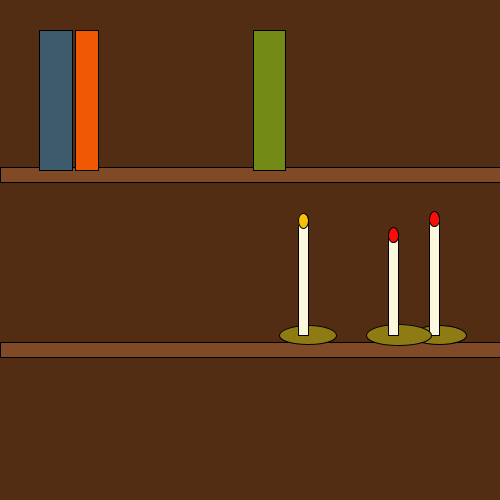
Frame 1 (no input)
Frame 60 (the mouse pressed at the canvas centre just before this capture): identical to frame 1, image omitted
Frame 120 (the mouse held since frame 60 and released just before this capture): identical to frame 1, image omitted

The Processing sketch that drew this single still picture (run headless with seeded random() and noise(); from frame 60 on, the mouse is pressed at the canvas centre):

// Processing sketch: processing_73072
// ── processing_73072.pde

/*
Assignment 3
Name: Jenny Mott
E-mail: jmott@brynmawr.edu
Course: CS 110-01
Submitted: 10/2/2012

so, i'm hoping that this will be books and candles -
very practical things to have near each other.
With any luck, i'll be able to make the candle burn blue when
you put the mouse over it, and the book disappear when you click it 
because the book doesn't want you to read it - that's why.

*/
//so this is what the book should look like
class Book {
  //Fields
 float x, y, v, n;
 float r, g, b;
  //Constructor
  Book (float xT, float yT, float vT, float nT) {
   x = xT;
   y = yT;
   v = vT;
   n = nT;
   r = random(255);
   g = random(225);
   b = random(225);
  }
  
  
  //Methods
  void drawBook(){
    fill(r,g,b);
    rectMode(CENTER);
    rect(x,y,v,n);
  }
  
  void changeColor () {
    fill(82,45,19);
    rectMode(CENTER);
    rect(x,y,v,n);
  }
  
}
//this is how the candles should be done
class Candle {
  //Feilds
  float d, w, h, l, m;
  float f;
  //Constructor
  Candle (float dT, float wT, float hT, float lT) {
   d = dT;
   w = wT;
   h = hT;
   l = lT;
   m = random (215,300);
   f = random (8,230);
  }
  //Methods
  void drawCandle () {
    fill(142,123,19);
    ellipse(d,335,w,h);
    fill(252,248,222);
    rectMode(CORNERS);
    rect(l,m,d,335); 
    fill(250,f,8);
    ellipse(l+5,m,10,15);
  }
  void changeFlame () {
    fill(31,219,255);
    ellipse(l+5,m,10,15);
  }
}

  float C1d = random (30,460);
  float C1w = random (25,150);
  float C1h = C1w/3;
  float C1l = C1d-10;
  float C2d = random (30,460);
  float C2w = random (25,150);
  float C2h = C2w/3;
  float C2l = C2d-10;
  float C3d = random (30,460);
  float C3w = random (25,150);
  float C3h = C3w/3;
  float C3l = C3d-10;
 
 float m = random (215,300);
 
  float B1x = random (50,450);
  float B1y = 100;
  float B1v = random(10,75);
  float B1n = 140;
  float B2x = random (50,450);
  float B2y = 100;
  float B2v = random(10,75);
  float B2n = 140;
  float B3x = random (50,450);
  float B3y = 100;
  float B3v = random(10,75);
  float B3n = 140;
  
Book Book1;
Book Book2;
Book Book3;

Candle Candle1;
Candle Candle2;
Candle Candle3;

//so let's draw some shelves.
void setup() {
  size(500,500);
  background(82,45,19);
  fill(129,74,38);
  rectMode(CENTER);
  rect(250,175,500,15);
  rect(250,350,500,15);

  Book1 = new Book (B1x, B1y, B1v, B1n);
  Book1.drawBook();
  Book2 = new Book (B2x, B2y, B2v, B2n);
  Book2.drawBook();
  Book3 = new Book (B3x, B3y, B3v, B3n);
  Book3.drawBook();
  Candle1 = new Candle (C1d, C1w, C1h, C1l);
  Candle1.drawCandle ();
  Candle2 = new Candle (C2d, C2w, C2h, C2l);
  Candle2.drawCandle ();
  Candle3 = new Candle (C3d, C3w, C3h, C3l);
  Candle3.drawCandle ();
  
}
//these are pretty stubborn candles - you've got to stick with it.  
void draw() {
if (mouseX>=C1l-20 && mouseX<=C1l+15 && mouseY>=m-15 && mouseY<=m+15) {
  Candle1.changeFlame ();
  }
if (mouseX>=C2l-20 && mouseX<=C2l+15 && mouseY>=m-15 && mouseY<=m+15) {
  Candle2.changeFlame ();
  }
if (mouseX>=C3l-20 && mouseX<=C3l+15 && mouseY>=m-15 && mouseY<=m+15) {
  Candle3.changeFlame ();
  }
}
//keep trying - it takes a few clicks around.
void mousePressed() {
  if (mouseX>B1x && mouseX<B1x+B1v && mouseY>B1y && mouseY<B1y+B1n) {
  Book1.changeColor();
  }
  if (mouseX>B2x && mouseX<B2x+B2v && mouseY>B2y && mouseY<B2y+B2n) {
  Book2.changeColor();
  }
  if (mouseX>B3x && mouseX<B3x+B3v && mouseY>B3y && mouseY<B3y+B3n) {
  Book3.changeColor();
  }  
}
